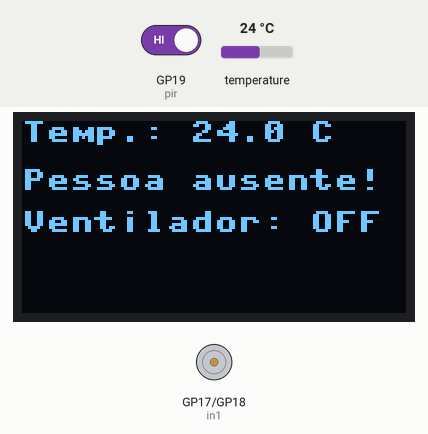
Bench run of a program on a simulated Raspberry Pi Pico running MicroPython. On the bench: 128×64 one-colour display, motor-driver pin pairs drawn as motors (green arrow = first pin HIGH = forward, orange = second pin HIGH = backward, longer = more drive, scaled by the enable pin). Inputs (shaded band) come from the test bench; at power-on: GP19 (pir) HIGH, temperature 24 °C.

Above: at 2.2 s.
2.3 s: GP19 (pir) driven LOW
At 4.3 s:
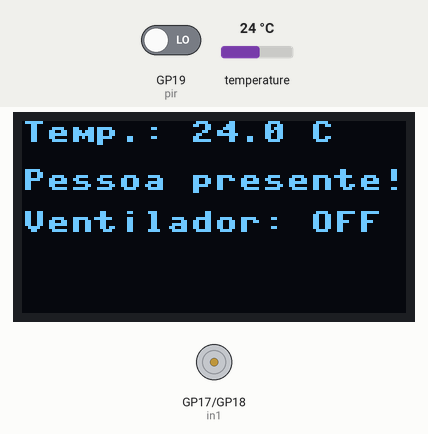
4.6 s: temperature set to 28.1 °C
At 5.5 s:
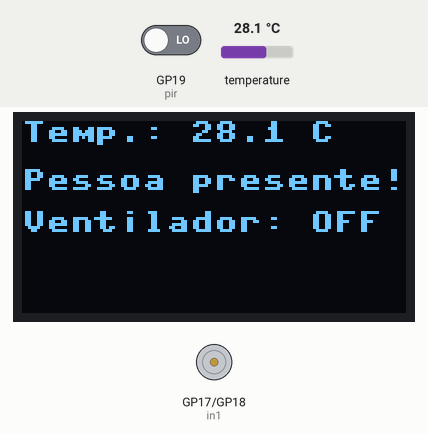
6.6 s: temperature set to 28.5 °C
At 7.7 s:
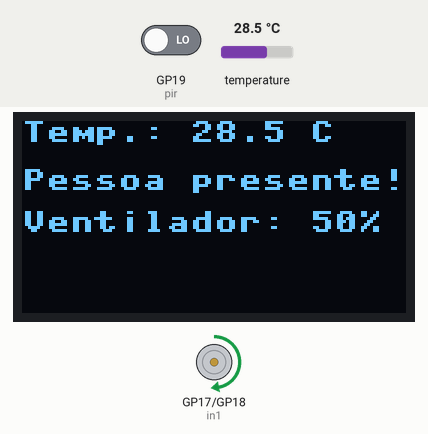
8.7 s: GP19 (pir) driven HIGH
At 9.9 s:
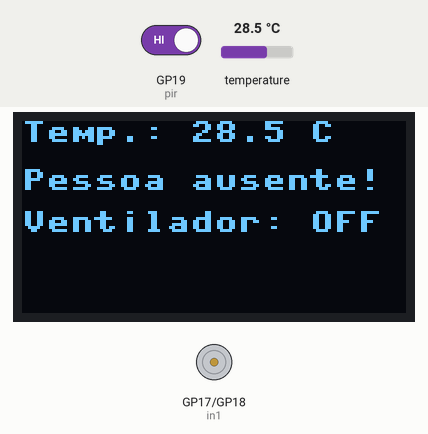
10.7 s: temperature set to 12 °C
At 12.1 s:
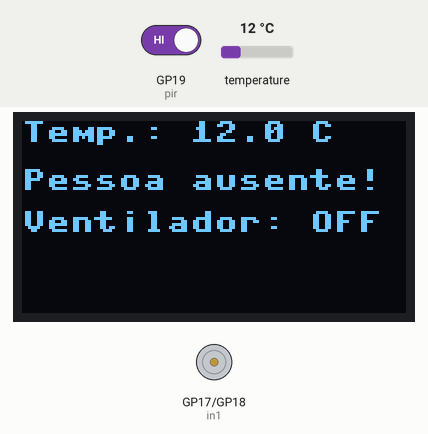
12.8 s: GP19 (pir) driven LOW
At 14.3 s:
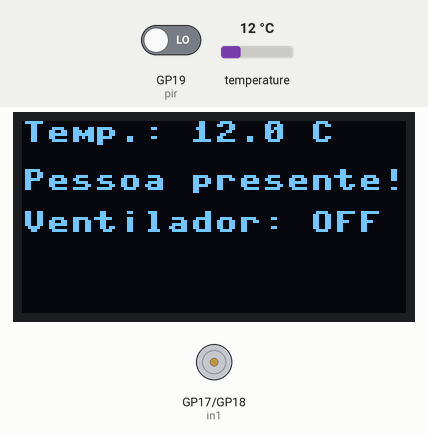
Timing chart, 0 to 15.8 s (numbered marks = the images above; inputs shaded):
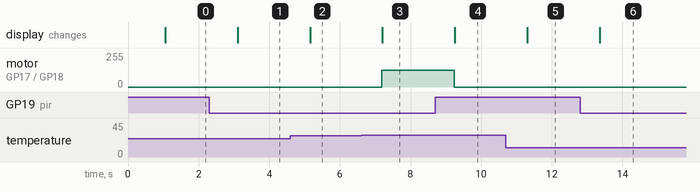

The program:

SmartFan.py
```python
from machine import Pin, I2C, PWM, SoftI2C
from ssd1306 import SSD1306_I2C
from bmp280 import *
import time

# === Configura display OLED ===
i2c = SoftI2C(sda=Pin(2), scl=Pin(3))
oled = SSD1306_I2C(128, 64, i2c)

# === Configura sensor de temperatura - BMP280 ===
sdaPIN = Pin(0)
sclPIN = Pin(1)
bus = I2C(0, sda=sdaPIN, scl=sclPIN, freq=400000)
time.sleep(1)
bmp = BMP280(bus)
bmp.use_case(BMP280_CASE_INDOOR)

# === Configura GPIOs do motor ===
ena = PWM(Pin(16))        # PWM no pino ENA
ena.freq(1000)            # Frequência de 1 kHz
in1 = Pin(17, Pin.OUT)    # Direção
in2 = Pin(18, Pin.OUT)    # Direção oposta

# Sensor de presença HW-201 no pino GP19
pir = Pin(19, Pin.IN)

# === Loop principal ===
while True:
    temperature = bmp.temperature

    oled.fill(0)
    oled.text(f"Temp.: {temperature:.1f} C", 0, 0)
    if pir.value() == 0:
        if (temperature >= 29):
            oled.text("Pessoa presente!", 0, 16)
            oled.text("Ventilador: 100%", 0, 30)
            in1.high()
            in2.low()
            ena.duty_u16(65535)  # 100% potência

        elif temperature >= 28.5:
            oled.text("Pessoa presente!", 0, 16)
            oled.text("Ventilador: 50%", 0, 30)
            in1.high()
            in2.low()
            ena.duty_u16(int(65535 * 0.5))  # 50% potência

        else:
            oled.text("Pessoa presente!", 0, 16)
            oled.text("Ventilador: OFF", 0, 30)
            ena.duty_u16(0)  # desliga motor
    else:
        oled.text("Pessoa ausente!", 0, 16)
        oled.text("Ventilador: OFF", 0, 30)
        ena.duty_u16(0)


    oled.show()
    time.sleep(1)
```

Measured:
- the behaviour switches between 28.4 and 28.5 °C on temperature (found by bisection; images 2 and 3)
- after the input at 2.3 s, the display: changes after 0.80 s (image 1)
- after the input at 4.6 s, the display: changes after 0.55 s (image 2)
- after the input at 6.6 s, motor on GP17 (in1) / GP18 (in2): stopped → forward 127/255 after 0.58 s; the display: changes after 0.60 s (image 3)
- after the input at 8.7 s, motor on GP17 (in1) / GP18 (in2): forward 127/255 → stopped after 0.53 s; the display: changes after 0.56 s (image 4)
- after the input at 10.7 s, the display: changes after 0.61 s (image 5)
- after the input at 12.8 s, the display: changes after 0.56 s (image 6)
